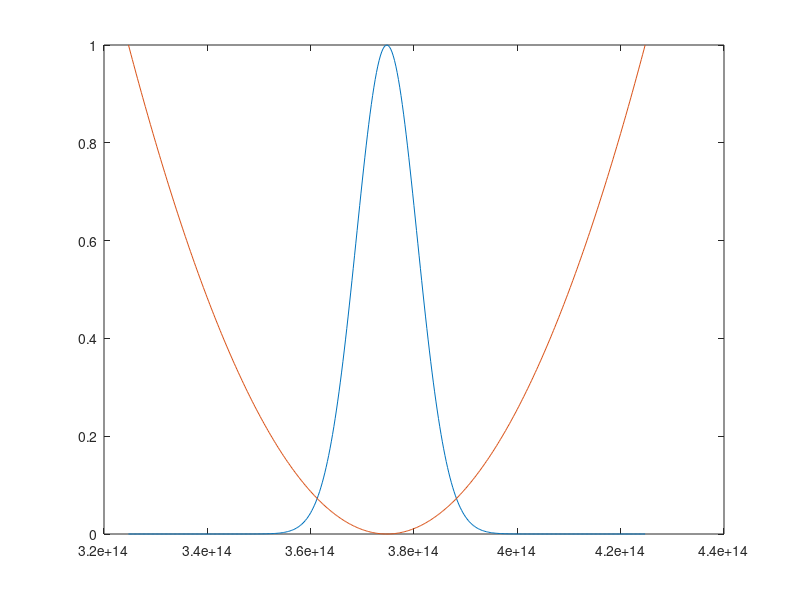
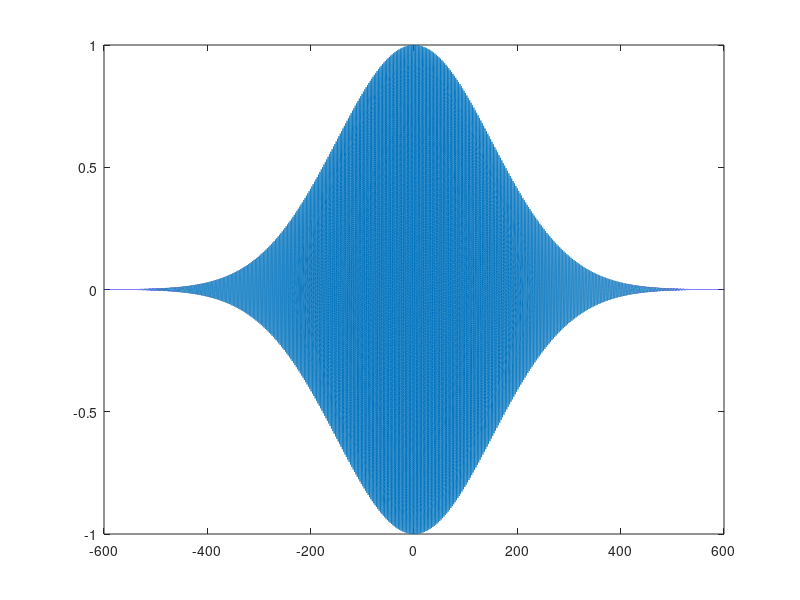

Recreate these plots in MATLAB, in order. (Note: this script raises an error after producing the figures.)

c0=2.9979e8;
sigmae = 0.0007;
Emod = 0.0060;
t0 = 45e-15;
bwd = sqrt(2)*0.441/t0;
sigf = bwd/2.355;
wl0 = 800e-9;
f0 = c0/wl0;
w0 = 2*pi*f0;

fi = f0+50e12;
fe = f0-50e12;
ff = linspace(fi,fe,401);
ww = 2*pi*ff;
Ampf = exp(-(ff-f0).^2/2/sigf^2);
figure()
plot(ff,Ampf);
hold on
D2 = 4000e-30;
D3 = 0000e-45;
Phi = 1/2*D2*(ww-w0).^2 + D3*(ww-w0).^3;
plot(ff,Phi/max(Phi));
hold off

tt= -600e-15:0.005e-15:600e-15;
pul = zeros(1,length(tt));
for i=1:length(ff)
    %pul= pul + Ampf(i)*real(exp(1i*(2*pi*ff(i)*tt+Phi(i))));
    pul= pul + Ampf(i)*sin(2*pi*ff(i)*tt+Phi(i));
end
pul= pul/max(pul);
figure();
plot(tt*1e15,pul)%.^2);

[pks,loc] = findpeaks(pul.^2);
fit_p = fit(tt(loc).'*1e15,pks.','gauss1');
fit_p.c1/sqrt(2)*2.355

zz0 = tt*c0;
dE = normrnd(0,sigmae,1,length(zz0));
dE = dE+pul*Emod;

r56_l = linspace(0,130e-6,131);
spec_l = [];
for i=1:length(r56_l)
    r56 = r56_l(i);
    zz = zz0+ dE*r56;
    %plot(zz,dE,'.r');
    dens = histcounts(zz,16001);
    spec = abs(fftshift(fft(dens))).^2;
    
    T = (max(tt)-min(tt))/length(dens);
    Fs = 1/T;
    L = length(dens);
    dF = Fs/L;
    freq = -Fs/2:dF:Fs/2-dF;
    f2i = floor((7.1379e14-min(freq))/dF);
    f2l = floor((7.892e14-min(freq))/dF);
    %plot(freq(f2i:f2l),spec(f2i:f2l));
    spec_l(i,:) = spec(f2i:f2l);
end

%%
%figure();
%surf(spec_l);
%shading interp;
wl = linspace(380,420,91);
r56 = linspace(0, 130, 131);

nexttile
contourf(wl,r56,spec_l,100,'LineColor','None');
%xlim([191 209]);
%ylim([min(r56) 100]);
xlabel('{\it \lambda} (nm)');
ylabel('{\it R_{56}} (\mum)');
